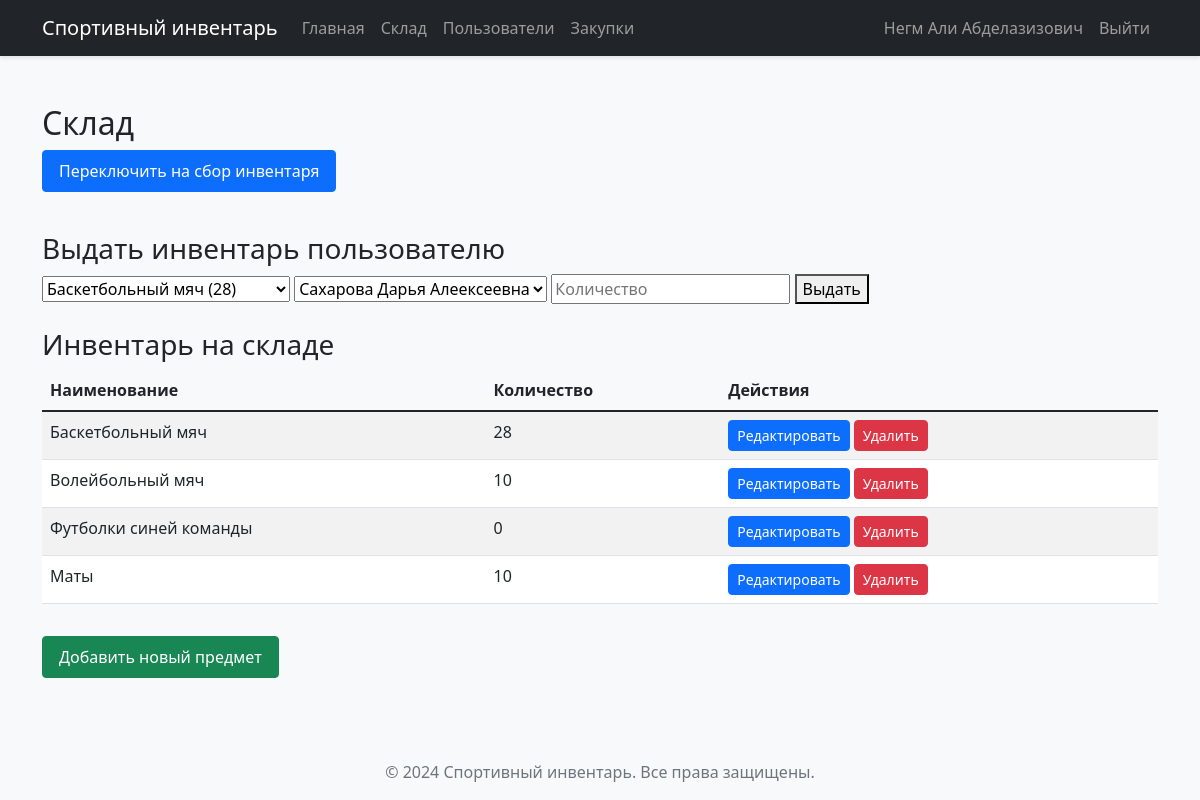
The app's page /storage (signed in), older data.
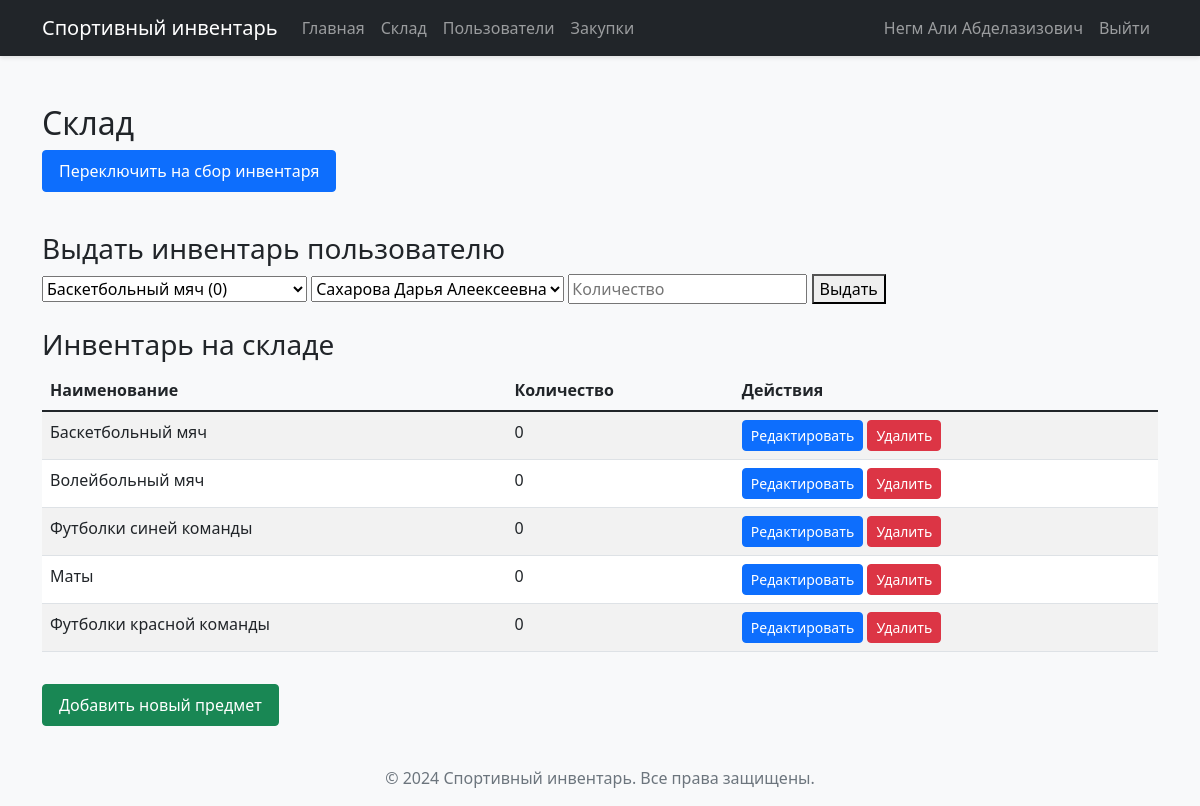
The same page, newer data.
### models.py (models this page shows)
class Storage(db.Model):
    __tablename__ = 'storage'
    id = db.Column(db.Integer(), primary_key=True, nullable=False)
    name = db.Column(db.String(64), nullable=False)
    count = db.Column(db.Integer())

### app.py (the view, shortened to what this page needs)
@app.route("/storage", methods=['GET', 'POST'])
@login_required
def storage():
    if not current_user.admin:
        flash('Доступ запрещен')
        return redirect(url_for('index'))
    storage_items = Storage.query.all()
    users = User.query.filter_by(admin=False).all()
    return render_template('storage.html', items=storage_items, users=users)

### app.py (called while the page is built)
@login_manager.user_loader
def load_user(user_id):
    return User.query.get(int(user_id))

### templates/storage.html (shortened to what this page needs)
{% extends "base.html" %}
{% block content %}
<div class="container mt-4">
    <h2>Склад</h2>
    <button id="toggleMode" class="btn btn-primary mb-3" onclick="toggleMode()">Переключить на сбор инвентаря</button>
    <div id="giveInventory" class="mode">
        <h3 class="mt-4">Выдать инвентарь пользователю</h3>
        <form method="POST">
            <select name="storage_id" required>
                {% for item in items %}
                <option value="{{ item.id }}">{{ item.name }} ({{ item.count }})</option>
                {% endfor %}
            </select>
            <select name="user_id" required>
                {% for user in users %}
                <option value="{{ user.id }}">{{ user.username }}</option>
                {% endfor %}
            </select>
            <input type="number" name="quantity" min="1" placeholder="Количество" required>
            <button type="submit">Выдать</button>
        </form>
    </div>
    <h3 class="mt-4">Инвентарь на складе</h3>
    <div class="table-responsive">
        <table class="table table-striped table-hover">
            <thead class="thead-dark">
                <tr>
                    <th>Наименование</th>
                    <th>Количество</th>
                    {% if current_user.admin %}
                    <th>Действия</th>
                    {% endif %}
                </tr>
            </thead>
            <tbody>
                {% for item in items %}
                <tr>
                    <td>{{ item.name }}</td>
                    <td>{{ item.count }}</td>
                    {% if current_user.admin %}
                    <td>
                        <a href="{{ url_for('edit_item', item_id=item.id) }}"
                            class="btn btn-sm btn-primary">Редактировать</a>
                        <button class="btn btn-sm btn-danger" onclick="deleteItem('{{ item.id }}')">Удалить</button>
                    </td>
                    {% endif %}
                </tr>
                {% endfor %}
            </tbody>
        </table>
    </div>
    {% if current_user.admin %}
    <div class="mt-3">
        <a href="{{ url_for('add_item') }}" class="btn btn-success">Добавить новый предмет</a>
    </div>
    {% endif %}
</div>
{% endblock %}

Row changes from the older to the newer data that the page shows:
changed Storage "Баскетбольный мяч": count "28" → "0"
changed Storage "Волейбольный мяч": count "10" → "0"
changed Storage "Маты": count "10" → "0"
added Storage: name "Футболки красной команды", count "0"
Text that changed along with them:
form field storage_id: "Баскетбольный мяч (28)" → "Баскетбольный мяч (0)"
